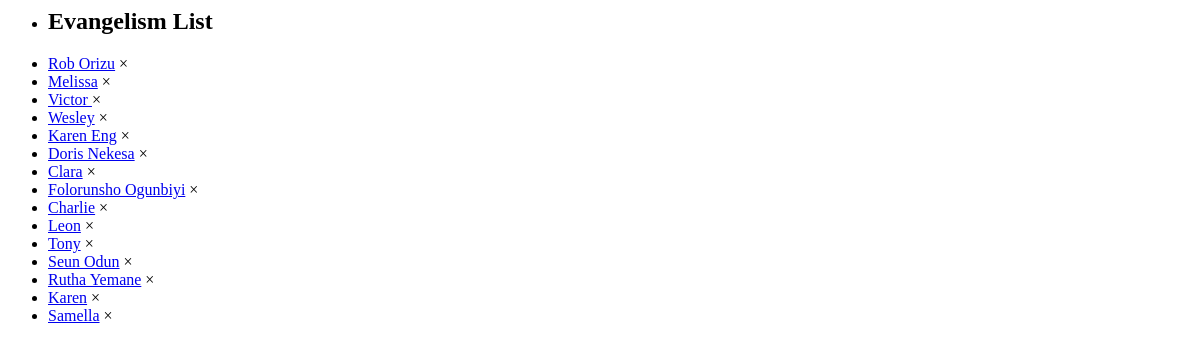
Before: /welcome/_newsfeed/evangelism/ (signed in) with the older database file.
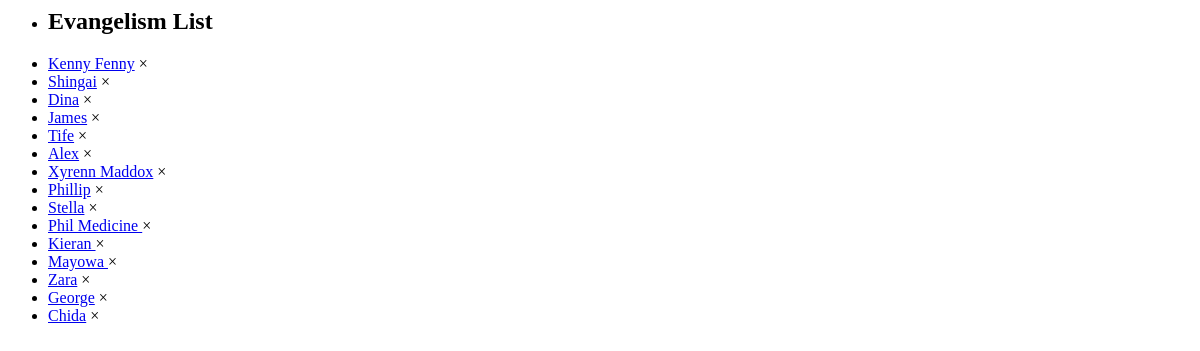
After: the same page with the newer database file.
### member/models.py (models this page shows)
class Member(models.Model):
	name = models.CharField(max_length=50, unique=True)
	gender = models.ForeignKey('Gender', on_delete=models.CASCADE, related_name="sex")
	mobile_no = models.CharField(max_length=50, blank=True, null=True, unique=False, verbose_name="Mobile number")
	email = models.EmailField(max_length=50, blank=True, null=True, verbose_name="Email Address")
	date_of_birth = models.DateField(blank=True, null=True)
	address = models.TextField(max_length=200, blank=True, null=True)
	post_code = models.CharField(max_length=10, blank=True, null=True)
	academic_institution = models.ForeignKey('AcademicInstitution', on_delete=models.CASCADE, related_name="academic_institution", null=True, blank=True)
	course = models.CharField(max_length=100, blank=True)
	first_attended = models.DateField(blank=True, null=True)
	attendance_status = models.ForeignKey('Attendance', on_delete=models.CASCADE, related_name="attendance_status")
	last_visited = models.DateField(null=True, blank=True)
	extra_info = models.TextField(max_length=2000, blank=True)
	last_modified = models.DateTimeField(auto_now=True)
	def __str__(self):
		return self.name
	class Meta:
		ordering = ["name"]

### welcome/views.py (the view)
@login_required
def _get_evangelismlist(request):
	now = datetime.datetime.now()
	last30days = now - datetime.timedelta(days = 60)
	evangelism = Member.objects.filter(attendance_status__status = "Evangelism", last_modified__gte = last30days).order_by('-last_modified')[:15]
	context = {
		'evangelism': evangelism
	}
	return render (request, '_partial/_evangelism.html', context)

### welcome/templates/_partial/_evangelism.html (shortened to what this page needs)
<div class="w3-padding-32">
<ul class="w3-ul w3-border w3-card-4 w3-hoverable">
  <li class="w3-teal"><h2>Evangelism List</h2></li>
  {% for person in evangelism %}
  <li>
	<a href="{% url 'member:member_info' person %}" title="last Updated on {{ person.last_modified }}">{{ person }}</a>
	<span onclick="this.parentElement.style.display='none'"class="w3-closebtn w3-margin-right w3-medium">&times;</span>
  </li>
  {% endfor %}
</ul>
</div>

Changed rows visible on the page:
no longer on this page (row unchanged): Member: name "Rob Orizu"
no longer on this page (row unchanged): Member: name "Melissa"
no longer on this page (row unchanged): Member: name "Victor"
no longer on this page (row unchanged): Member: name "Wesley"
no longer on this page (row unchanged): Member: name "Karen Eng"
no longer on this page (row unchanged): Member: name "Doris Nekesa"
no longer on this page (row unchanged): Member: name "Clara"
no longer on this page (row unchanged): Member: name "Folorunsho Ogunbiyi"
no longer on this page (row unchanged): Member: name "Charlie"
no longer on this page (row unchanged): Member: name "Leon"
no longer on this page (row unchanged): Member: name "Tony"
no longer on this page (row unchanged): Member: name "Seun Odun"
no longer on this page (row unchanged): Member: name "Rutha Yemane"
no longer on this page (row unchanged): Member: name "Karen"
no longer on this page (row unchanged): Member: name "Samella"
added Member: name "Kenny Fenny"
added Member: name "Shingai"
added Member: name "Dina"
added Member: name "James"
added Member: name "Tife"
added Member: name "Alex"
added Member: name "Xyrenn Maddox"
added Member: name "Phillip"
added Member: name "Stella"
added Member: name "Phil Medicine"
added Member: name "Kieran"
added Member: name "Mayowa"
added Member: name "Zara"
added Member: name "George"
added Member: name "Chida"
